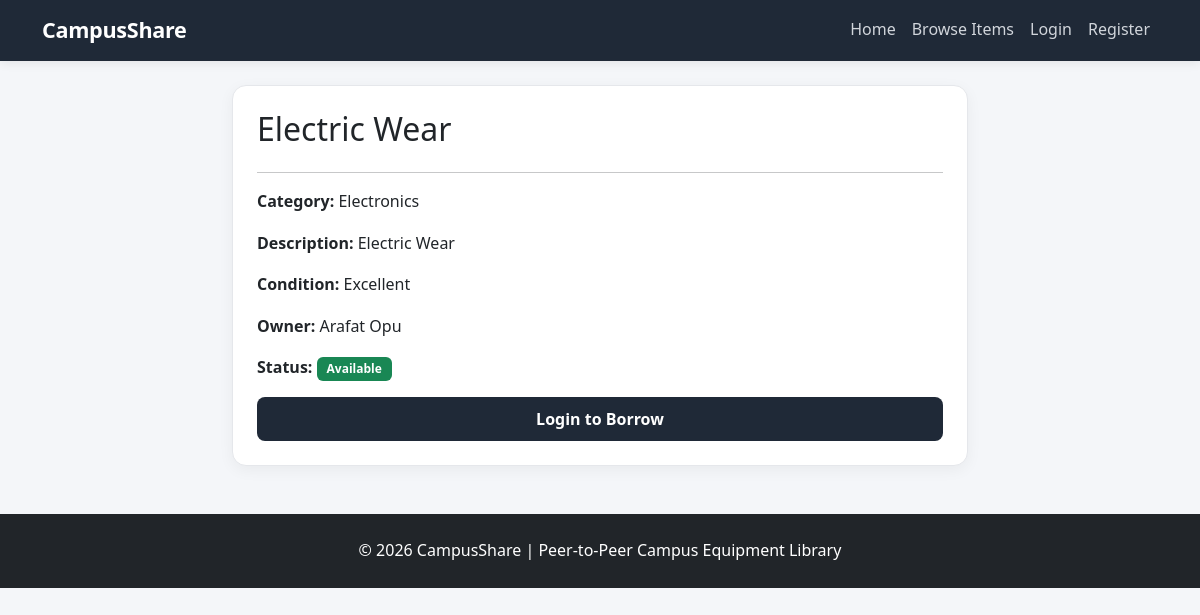
The page /item-details.php?id=2 on the database its author committed.
### tables this page shows
CREATE TABLE `items` (
  `ItemID` int(11) NOT NULL,
  `OwnerID` int(11) NOT NULL,
  `CategoryID` int(11) NOT NULL,
  `ItemName` varchar(150) NOT NULL,
  `Description` text DEFAULT NULL,
  `ItemCondition` varchar(100) DEFAULT NULL,
  `Image` varchar(255) DEFAULT NULL,
  `Availability` enum('Available','Borrowed','Unavailable') DEFAULT 'Available',
  `CreatedAt` timestamp NOT NULL DEFAULT current_timestamp()
);

CREATE TABLE `categories` (
  `CategoryID` int(11) NOT NULL,
  `CategoryName` varchar(100) NOT NULL,
  `Description` text DEFAULT NULL
);

CREATE TABLE `users` (
  `UserID` int(11) NOT NULL,
  `Name` varchar(100) NOT NULL,
  `UniversityID` varchar(50) NOT NULL,
  `Email` varchar(100) NOT NULL,
  `Password` varchar(255) NOT NULL,
  `Department` varchar(100) DEFAULT NULL,
  `Role` enum('student','staff','admin') DEFAULT 'student',
  `CreatedAt` timestamp NOT NULL DEFAULT current_timestamp()
);

### item-details.php (the view, shortened to what this page needs)
<?php
include "config/database.php";
include "includes/header.php";
$itemID = intval($_GET['id']);
$sql = "SELECT
            Items.*,
            Users.Name AS OwnerName,
            Users.Email AS OwnerEmail,
            Categories.CategoryName
        FROM Items
        JOIN Users
            ON Items.OwnerID = Users.UserID
        JOIN Categories
            ON Items.CategoryID =
               Categories.CategoryID
        WHERE Items.ItemID = ?";
$stmt = $conn->prepare($sql);
$stmt->bind_param(
    "i",
    $itemID
);
$stmt->execute();
$result = $stmt->get_result();
$item = $result->fetch_assoc();
?>
<div class="row justify-content-center">
    <div class="col-md-8">
        <div class="card p-4">
            <h2>
                <?= htmlspecialchars(
                    $item['ItemName']
                ) ?>
            </h2>
            <hr>
            <p>
                <strong>Category:</strong>
                <?= htmlspecialchars(
                    $item['CategoryName']
                ) ?>
            </p>
            <p>
                <strong>Description:</strong>
                <?= htmlspecialchars(
                    $item['Description']
                ) ?>
            </p>
            <p>
                <strong>Condition:</strong>
                <?= htmlspecialchars(
                    $item['ItemCondition']
                ) ?>
            </p>
            <p>
                <strong>Owner:</strong>
                <?= htmlspecialchars(
                    $item['OwnerName']
                ) ?>
            </p>
            <p>
                <strong>Status:</strong>
                <span class="badge bg-success">
                    <?= $item['Availability'] ?>
                </span>
            </p>
            <?php if (
                isset($_SESSION['user_id']) &&
                $_SESSION['user_id']
                != $item['OwnerID']
            ): ?>
                <a
                    href="borrow-request.php?id=<?= $itemID ?>"
                    class="btn btn-dark">
                    Request to Borrow
                </a>
            <?php elseif (
                !isset($_SESSION['user_id'])
            ): ?>
                <a
                    href="login.php"
                    class="btn btn-dark">
                    Login to Borrow
                </a>
            <?php endif; ?>
        </div>
    </div>
</div>
<?php include "includes/footer.php"; ?>

### style.css (style rules this page uses)
:root { --primary: #2563eb; --primary-dark: #1d4ed8; --dark: #1f2937; --text: #1f2937; --muted: #6b7280; --light: #f8fafc; --border: #e5e7eb; --white: #ffffff; --success: #16a34a; --danger: #dc2626; }
body { margin: 0; background: #f4f6f9; color: var(--text); font-family: "Segoe UI", Arial, sans-serif; line-height: 1.6; }
.card { background: var(--white); border: 1px solid var(--border); border-radius: 14px; box-shadow: 0 4px 15px rgba(0, 0, 0, 0.05); transition: transform 0.25s ease, box-shadow 0.25s ease; }
.btn { border-radius: 8px; padding: 10px 18px; font-weight: 600; border: none; transition: background-color 0.2s ease, transform 0.2s ease, box-shadow 0.2s ease; }
.btn-dark { background: #1f2937; }
.badge { padding: 6px 10px; border-radius: 6px; font-weight: 600; }

### rows shown on the page
items: ItemName "Electric Wear", CategoryID.CategoryName "Electronics", Description "Electric Wear", ItemCondition "Excellent", OwnerID.Name "Arafat Opu", Availability "Available"
